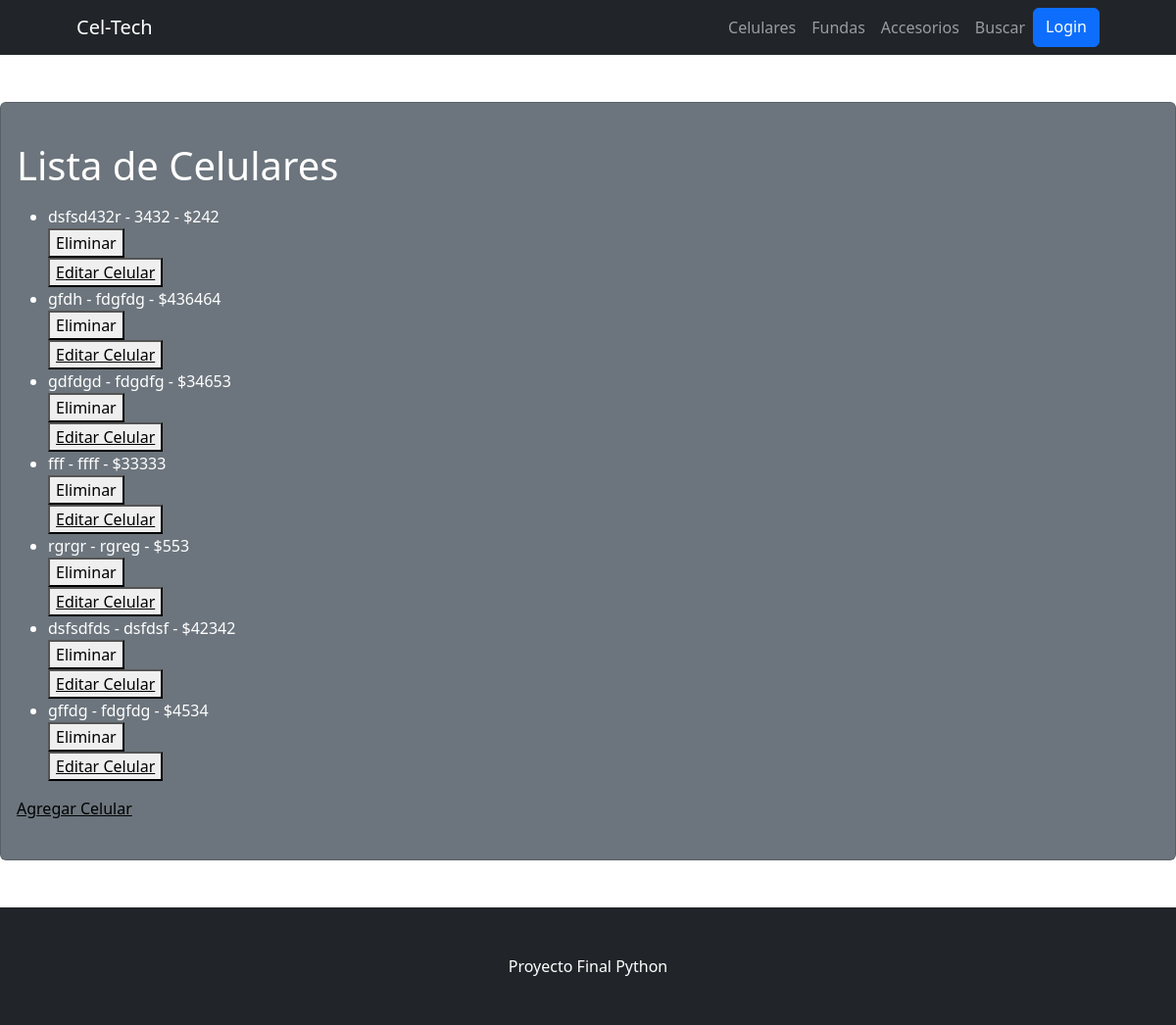
Before: /CelTech/lista-celulares with the older database file.
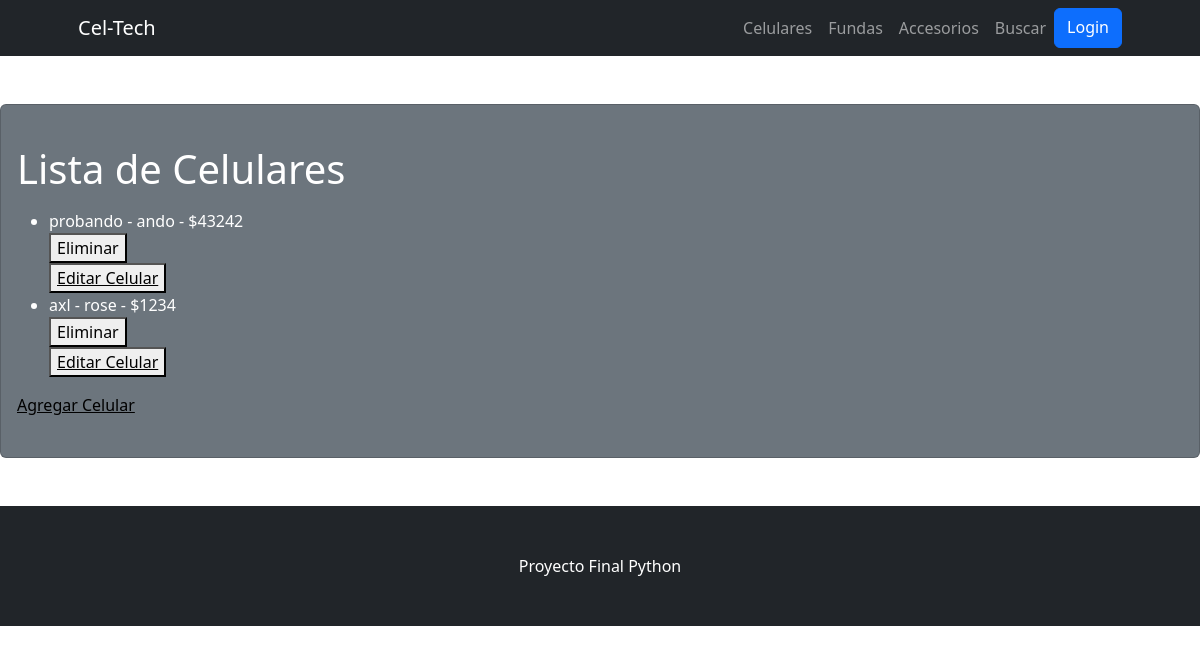
After: the same page with the newer database file.
### CelTech/models.py (models this page shows)
class Celulares(models.Model):
    marca = models.CharField(max_length=20)
    modelo = models.CharField(max_length=20)
    precio = models.IntegerField()
    def __str__(self):
        return f'{self.marca} - {self.modelo} - ${self.precio}'

### CelTech/views.py (the view)
# urls.py: path('lista-celulares', lista_celulares, name="ListaCelulares"),
def lista_celulares(req):
    lista_celular = Celulares.objects.all()
    return render(req, "lista_celulares.html", {"lista_celulares": lista_celular})

### CelTech/templates/lista_celulares.html (shortened to what this page needs)
{% extends 'padre.html' %}
{% block cambiante %}
    <h1>Lista de Celulares</h1>
    <ul>
        {% for celular in lista_celulares  %}
            <li>{{celular}}</li>
            <div>
                <form action="{% url 'EliminarCelular' celular.id %}" method="post">{% csrf_token %}
                    <button type="submit">Eliminar</button>
                </form>
                <button>
                    <a style="color:black" href="{% url 'EditarCelular' celular.id %}">Editar Celular</a>
                </button>
            </div>
        {% endfor %}
    </ul>
    <a style="color:black" href="{% url 'AdministradorCelulares' %}">Agregar Celular</a>
    <br>
{% endblock cambiante %}

Changed rows visible on the page:
removed Celulares: marca+modelo+precio "dsfsd432r - 3432 - $242"
removed Celulares: marca+modelo+precio "gfdh - fdgfdg - $436464"
removed Celulares: marca+modelo+precio "gdfdgd - fdgdfg - $34653"
removed Celulares: marca+modelo+precio "fff - ffff - $33333"
removed Celulares: marca+modelo+precio "rgrgr - rgreg - $553"
removed Celulares: marca+modelo+precio "dsfsdfds - dsfdsf - $42342"
removed Celulares: marca+modelo+precio "gffdg - fdgfdg - $4534"
added Celulares: marca+modelo+precio "probando - ando - $43242"
added Celulares: marca+modelo+precio "axl - rose - $1234"
